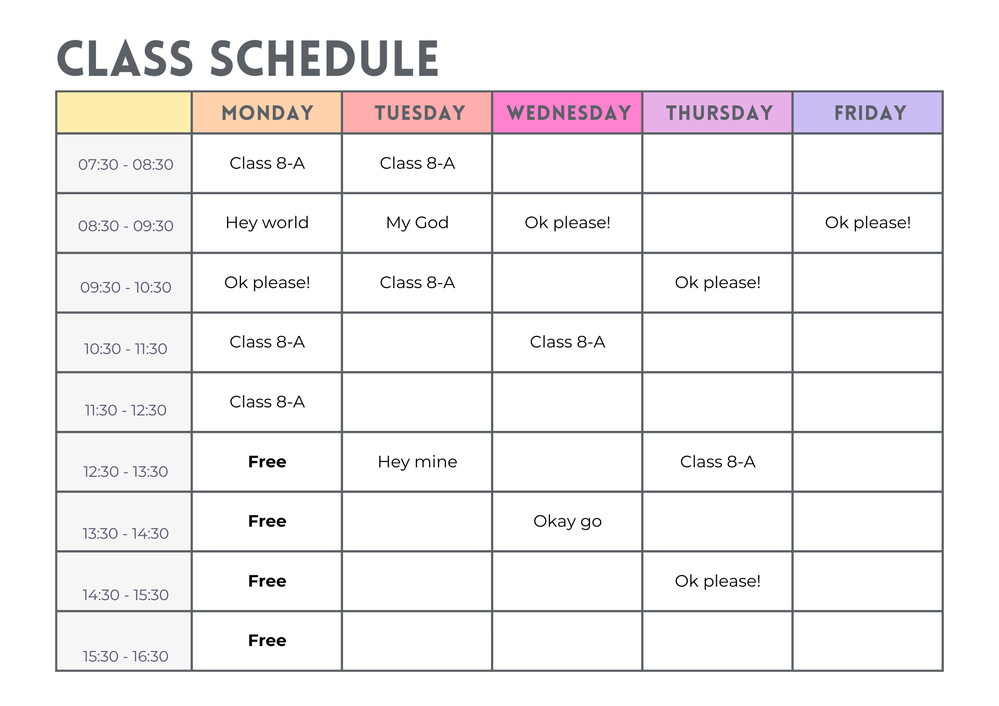
#> input picture ai-testing-and-modelling/timetable.png, 999 x 706 px, shrunk from 2000 x 1414 before the run
$ jupyter execute --allow-errors tablelile.ipynb
#> lines starting #> are read from the running program, lines starting #| are printed output that depends on the picture; after the words box and inside, x2 and y2 are one past the last pixel; in counts of white or black regions, pixels touching at a corner belong together
[cell 1]
img_path='timetable.png'
import os
if os.path.exists(img_path):
    print("Ok")

[cell 2]
import pytesseract
import pandas as pd

#> (a cell that did not finish here is left out)

[cell 4]
from paddleocr import PaddleOCR

#> (a cell that did not finish here is left out)

#> (a cell that did not finish here is left out)

#> (a cell that did not finish here is left out)

#> (a cell that did not finish here is left out)

#> (a cell that did not finish here is left out)

[cell 10]
import re
import difflib

def is_monday_variant(text):
    text = text.strip().lower()
    candidates = ["mon", "monday"]

    best_match = difflib.get_close_matches(text, candidates, n=1, cutoff=0.75)

    return len(best_match) > 0

[cell 11]
def is_monday_variant_regex(text:str)->bool:
    '''
    ^ and $ ensure it matches the full word.

    mon is required.

    (day)? makes the "day" part optional.

    re.IGNORECASE allows any casing: lowercase, uppercase, or mixed.
    '''
    pattern = r'^(mon(day)?)$'
    return bool(re.match(pattern, text.strip(), re.IGNORECASE))

[cell 12]
print(is_monday_variant_regex("mon"))        # True
print(is_monday_variant_regex("Monday"))     # True
print(is_monday_variant_regex("MoNDay"))     # True
print(is_monday_variant_regex("Monday 9AM")) # False
print(is_monday_variant_regex("tuesday"))    # False

[cell 13]
print(is_monday_variant("mon"))       # True
print(is_monday_variant("mondy"))     # True
print(is_monday_variant("mondey"))    # True
print(is_monday_variant("mondayyy"))  # False
print(is_monday_variant("tuesday"))   # False

[cell 14]
text_entries = []
text_like_monday_found=False
#> (the rest of this cell did not finish here and is left out)

[cell 15]
rows = []
for entry in text_entries:
    startX, endX, startY, endY, text = entry
    placed = False
    # check whether the current entry to be placed can be put in same row with an element already there
    for row in rows:
        _, _, ref_startY, ref_endY, _ = row[0]
        if (ref_startY - 20) <= startY <= (ref_endY + 20):
            row.append(entry)
            placed = True
            break
    # if it can't be placed in already existing row, create a new one
    if not placed:
        rows.append([entry])
# Sort rows using min(startY) in each element of a particular row
rows.sort(key=lambda row: min(e[2] for e in row))
# then sort left to right
for row in rows:
    row.sort(key=lambda x: x[0])

[cell 16]
for result in rows:
    print(result)

[cell 17]
print("\n✅ Final Timetable Rows (Dynamic Y Range Matching):\n")
for i, row in enumerate(rows, start=1):
    row_text = [text for (_, _, _,_, text) in row]
    print(f"Row {i}: {'  |  '.join(row_text)}")

[cell 18]
import cv2
import numpy as np

def auto_crop_table(image_path, output_path='cropped_table.png'):
    # Load image
#> called with image_path = 'timetable.png', output_path = 'cropped_table.png'
    img = cv2.imread(image_path)
#> img is the input picture: shape (706, 999, 3); mean B, G, R 240.9, 239.9, 242.1
    gray = cv2.cvtColor(img, cv2.COLOR_BGR2GRAY)
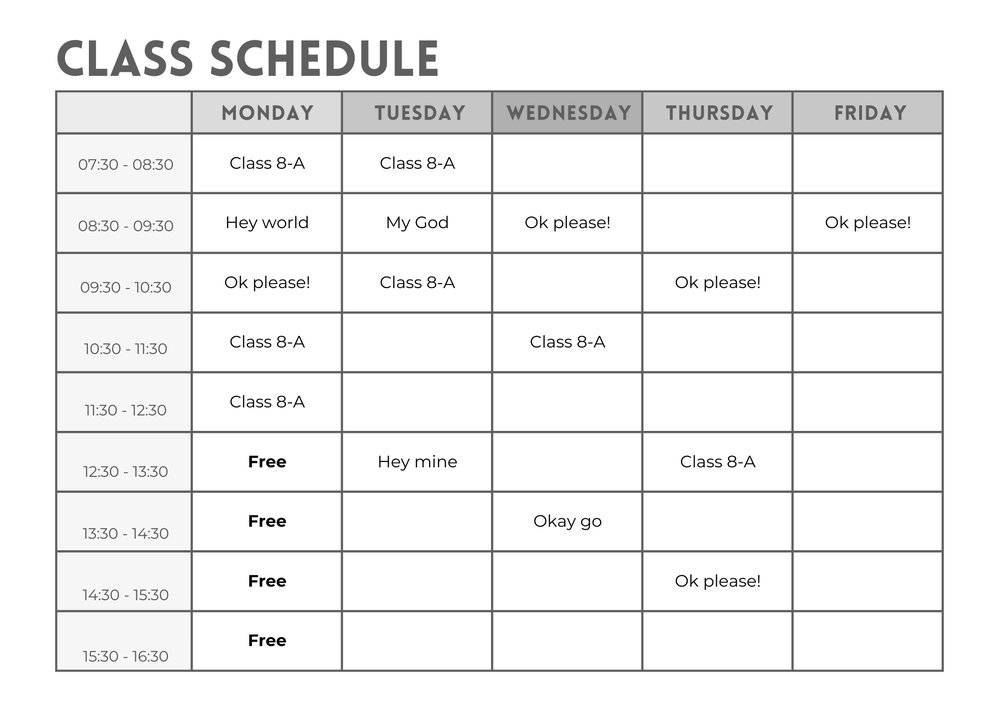
#> gray: shape (706, 999); min 0, max 255, mean 240.6

    # Apply binary thresholding
    _, thresh = cv2.threshold(gray, 200, 255, cv2.THRESH_BINARY_INV)
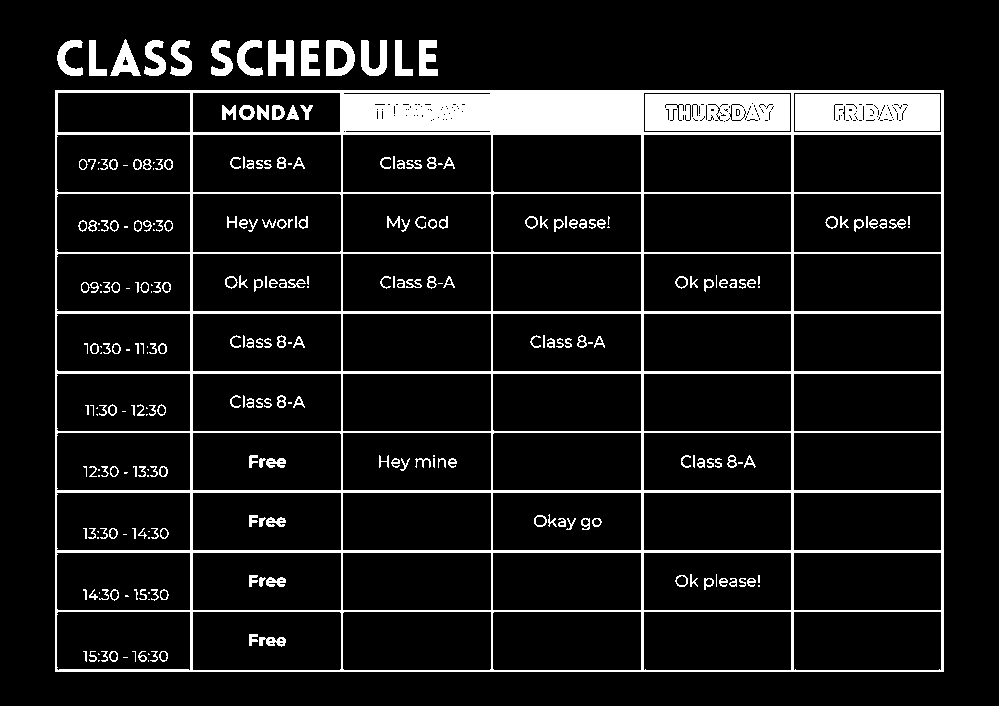
#> thresh: shape (706, 999); 10.3% white; 278 white regions (70 under 20 px), largest, box (x1, y1, x2, y2) and area: (55, 90, 944, 672) 46275, (795, 94, 940, 131) 5144, (645, 94, 790, 131) 4965

    # Morphological operations to close gaps (optional but useful)
    kernel = cv2.getStructuringElement(cv2.MORPH_RECT, (15, 15))
    morph = cv2.morphologyEx(thresh, cv2.MORPH_CLOSE, kernel)
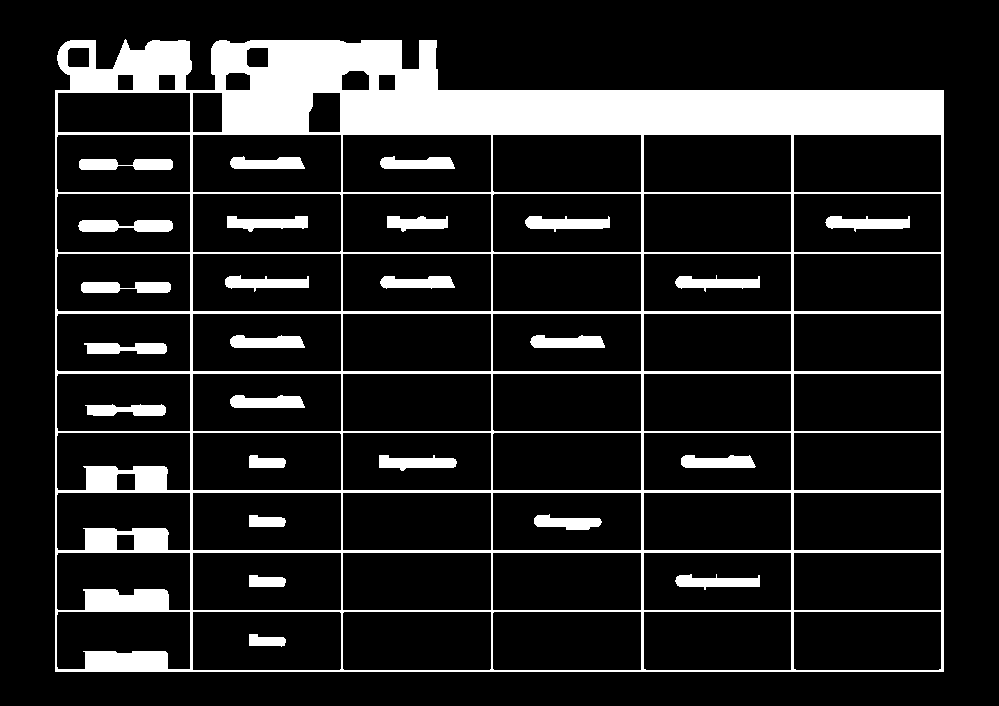
#> morph: shape (706, 999); 14.2% white; 26 white regions

    # Find contours
    contours, _ = cv2.findContours(morph, cv2.RETR_EXTERNAL, cv2.CHAIN_APPROX_SIMPLE)
#> contours = 1 contour; box (x1, y1, x2, y2) and area: (55, 39, 944, 672) 531807

    # Find the largest contour by area
    largest_contour = max(contours, key=cv2.contourArea)
#> largest_contour = contour of 143 points, box (x1, y1, x2, y2) (55, 39, 944, 672), area 531807

    # Get bounding box and crop
    x, y, w, h = cv2.boundingRect(largest_contour)
#> x = 55; y = 39; w = 889; h = 633
    cropped = img[y:y+h, x:x+w]
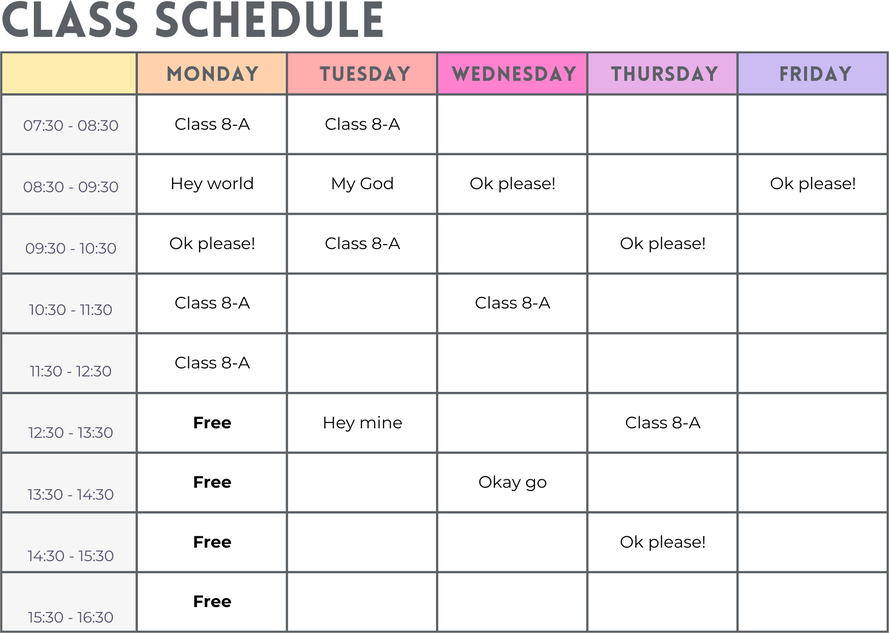
#> cropped: shape (633, 889, 3); mean B, G, R 237.4, 236, 238.8

    # Save or return the cropped image
    cv2.imwrite(output_path, cropped)
    print(f"Cropped table saved as: {output_path}")

# Example usage
auto_crop_table('timetable.png')

[cell 19]
import csv
#> (the rest of this cell did not finish here and is left out)

[cell 20]
days = ["Monday", "Tuesday", "Wednesday", "Thursday", "Friday"]

[cell 21]
day_x_ranges = {}

#> (the rest of this cell did not finish here and is left out)

[cell 22]
schedule = {}

for row in rows[1:]:
    time_slot = row[0][4]  # Extract the time text
    schedule[time_slot] = {day: "" for day in days}  # Initialize empty
    for entry in row[1:]:  # Skip time column
        x_center = (entry[0] + entry[1]) // 2
        text = entry[4]
        # Find which day column it belongs to
        for day, (day_startX, day_endX) in day_x_ranges.items():
            if day_startX - 10 <= x_center <= day_endX + 10:
                schedule[time_slot][day] = text
                break

# Step 3: Write to CSV
with open('timetable.csv', mode='w', newline='') as file:
    writer = csv.writer(file)
    # Write header
    writer.writerow(["Time"] + days)
    # Write each time slot row
    for time_slot in schedule:
        row = [time_slot] + [schedule[time_slot][day] for day in days]
        writer.writerow(row)
